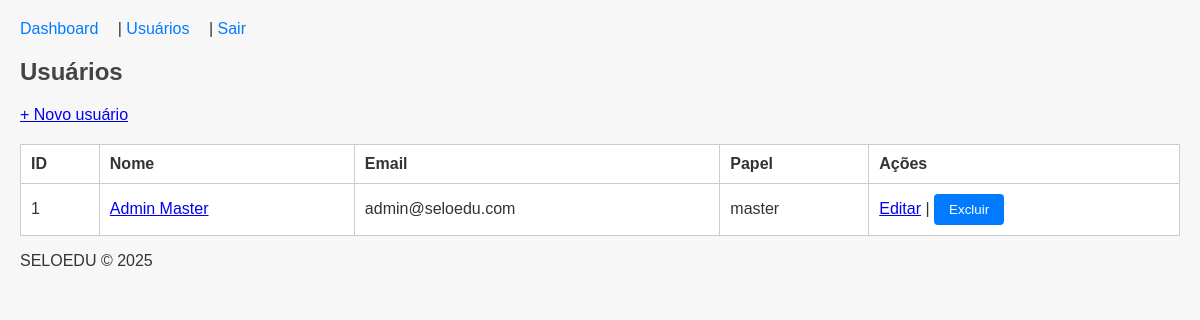
The page /list (signed in) on the database as committed earlier.
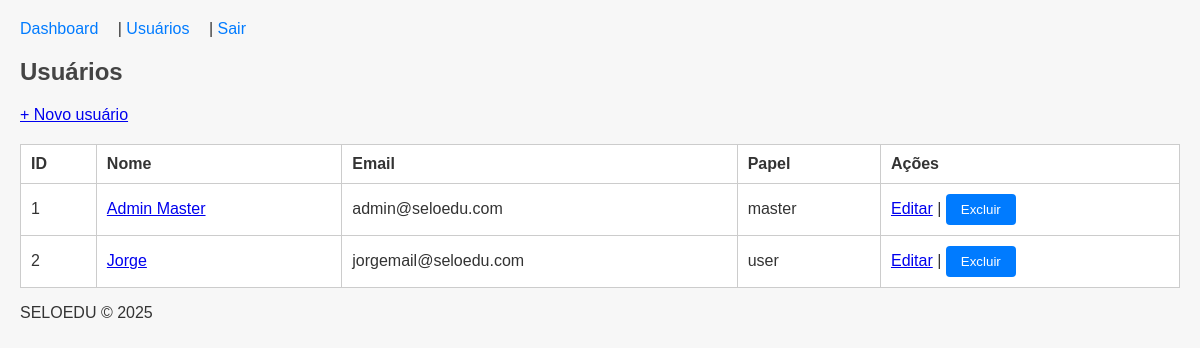
The same page on the database as committed later.
### models/users.py (models this page shows, shortened)
class User(db.Model, UserMixin):
    id = db.Column(db.Integer, primary_key=True)
    nome = db.Column(db.String(100), nullable=False)
    email = db.Column(db.String(120), unique=True, nullable=False)
    password_hash = db.Column(db.String(128), nullable=False)
    role = db.Column(db.String(20), default="user")

### routes/users.py (the view)
@users_bp.route("/list", methods=["GET"])
@login_required
def index():
    return list_users()

### views/users.py (called while the page is built)
def list_users():
    users = User.query.all()
    return render_template("users/index.html", users=users)

### templates/users/index.html (shortened to what this page needs)
{% extends "base.html" %}
{% block content %}
  <h2>Usuários</h2>
  <p><a href="{{ url_for('users.new') }}">+ Novo usuário</a></p>
  {% if users %}
    <table border="1" cellpadding="6">
      <thead>
        <tr>
          <th>ID</th>
          <th>Nome</th>
          <th>Email</th>
          <th>Papel</th>
          <th>Ações</th>
        </tr>
      </thead>
      <tbody>
        {% for u in users %}
          <tr>
            <td>{{ u.id }}</td>
            <td><a href="{{ url_for('users.show', id=u.id) }}">{{ u.nome }}</a></td>
            <td>{{ u.email }}</td>
            <td>{{ u.role }}</td>
            <td>
              <a href="{{ url_for('users.edit', id=u.id) }}">Editar</a>
              |
              <form action="{{ url_for('users.delete', id=u.id) }}" method="post" style="display:inline">
                <button type="submit">Excluir</button>
              </form>
            </td>
          </tr>
        {% endfor %}
      </tbody>
    </table>
  {% else %}
    <p>Nenhum usuário cadastrado.</p>
  {% endif %}
{% endblock %}

### templates/base.html (shortened to what this page needs)
<!DOCTYPE html>
<html lang="pt-BR">
<head>
    <link rel="stylesheet" href="{{ url_for('static', filename='custom.css') }}">
</head>
<body>
    <header>
        {% if current_user.is_authenticated %}
            <nav>
                <a href="{{ url_for('users.dashboard') }}">Dashboard</a> |
                <a href="{{ url_for('users.index') }}">Usuários</a> |
                <a href="{{ url_for('auth.logout') }}">Sair</a>
            </nav>
        {% endif %}
    </header>
    <main>
        {% block content %}{% endblock %}
    </main>
    <footer>
        <p>SELOEDU © 2025</p>
    </footer>
</body>
</html>

### static/custom.css (style rules this page uses)
body { font-family: Arial, sans-serif; margin: 20px; background-color: #f7f7f7; color: #333; }
header nav a { margin-right: 15px; text-decoration: none; color: #007bff; }
h1, h2 { color: #444; }
table { width: 100%; border-collapse: collapse; margin-top: 20px; background-color: #fff; }
table, th, td { border: 1px solid #ccc; }
th, td { padding: 10px; text-align: left; }
button, .btn-primary { background-color: #007bff; border: none; color: #fff; padding: 8px 15px; cursor: pointer; border-radius: 4px; text-decoration: none; }

Rows that differ between the two databases and show on the page:
added User: id "2", nome "Jorge", email "jorgemail@seloedu.com", role "user"
